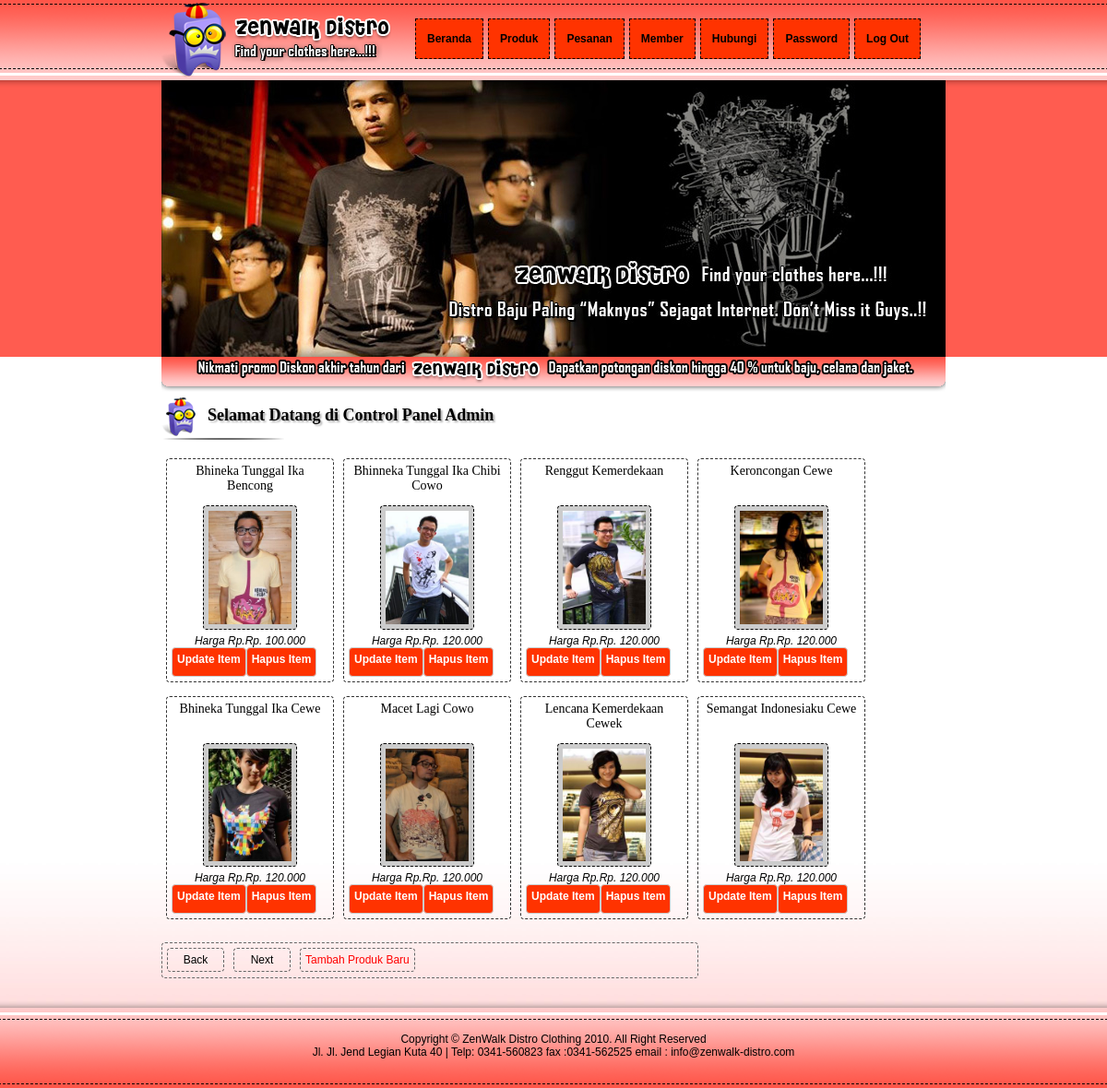
Screenshot of /admin/product.php (signed in) with the database file from the repository.
### tables this page shows
CREATE TABLE IF NOT EXISTS `tbl_barang` (
  `id_barang` int(3) NOT NULL AUTO_INCREMENT,
  `nama_barang` varchar(100) NOT NULL,
  `harga` varchar(100) NOT NULL,
  `gambar` varchar(100) NOT NULL,
  `keterangan` text NOT NULL,
  PRIMARY KEY (`id_barang`)
);

### admin/product.php (the view, shortened to what this page needs)
<?php
if(empty($_SESSION[admin])){
echo "<meta http-equiv='refresh' content='0; url=../index.php'>";
}
else{
?>
<!DOCTYPE html PUBLIC "-//W3C//DTD XHTML 1.0 Transitional//EN" "http://www.w3.org/TR/xhtml1/DTD/xhtml1-transitional.dtd">
<html xmlns="http://www.w3.org/1999/xhtml">
<head>
<link href="../css/style.css" rel="stylesheet" type="text/css" />
<link href="../css/highslide.css" rel="stylesheet" type="text/css" />
</head>
<body>
<div id="menu-atas">
<div id="atas"><div class="logo"><img src="../images/logo.png" /></div>
<div class="menu" id="nav">
	<ul>
    	<li><a href="index.php">Beranda</a></li>
    	<li><a href="product.php">Produk</a></li>
    	<li><a href="pesanan.php">Pesanan</a></li>
    	<li><a href="member.php">Member</a></li>
    	<li><a href="hubungi.php">Hubungi</a></li>
    	<li><a href="password.php">Password</a></li>
    	<li><a href="../logout.php">Log Out</a></li>
	</ul>
</div>
<div id="head">
<div id="imgSShow" align="center"><img src="../images/header.jpg" alt="large image" name="SLIDESIMG" id="SLIDESIMG" style="opacity: 1;"><script type="text/javascript" src="../js/slide-2.js"></script></div>
</div>
<div><img src="../images/bawah-head.png" /></div>
</div>
</div>
<div id="isi">
<div id="judul">Selamat Datang di Control Panel Admin</div>
<?php
$batas=8;
$paging=$_GET['paging'];
if(empty($paging))
	{
	$posisi=0;
	$paging=1;
	}
else{
	$posisi=($paging-1) * $batas;
	}
$query=mysql_query("select * from tbl_barang order by id_barang desc limit $posisi,$batas");
while($r=mysql_fetch_array($query))
{
echo"<div id='sub-barang'><div class='jdl-brg'>$r[nama_barang]</div><img src='../barang/$r[gambar]' width='90' class='gambar'><div id='harga'><i>Harga Rp.$r[harga]</i>
<a href='edit.php?id_barang=$r[id_barang]' onclick=\"return hs.htmlExpand(this, { objectType: 'iframe' } )\"><div  class='submitButton3'>Update Item</div></a><a href='hapus-barang.php?id_barang=$r[id_barang]'><div  class='submitButton3'>Hapus Item</div></a>
</div></div>";
}
echo "<tr><td colspan='2' valign='top' align='center'>";
$query2=mysql_query("select * from tbl_barang");
$jumlah_data=mysql_num_rows($query2);
$jumlah_halaman=ceil($jumlah_data/$batas);
echo"<div id='paging'>";
if (1 != $paging){
	$back=$paging-1;
	echo "<div id='kotak-paging'><a href='product.php?paging=$back'><b>Back</b></a></div>";
	}
	else{
	echo"<div id='kotak-paging'>Back</div>";
	}
if ($paging != $jumlah_halaman){
	$next=$paging+1;
	echo" <div id='kotak-paging'><a href='product.php?paging=$next'>  <b>Next</b></a></div>";
	}
	else
	{
	echo "<div id='kotak-paging'>Next</div>";
	}
echo"<a href='tambah-barang.php'><div id='kotak-tambah'>Tambah Produk Baru</div></a>";
echo"</div>";
?>
</div>
<div id="menu-bawah">
<div id="footer">Copyright © ZenWalk Distro Clothing 2010. All Right Reserved<br />Jl. Jl. Jend Legian Kuta 40 |
Telp: 0341-560823 fax :0341-562525 email : info@zenwalk-distro.com </div>
</div>
</body>
</html>
</body>
<?php
}
?>

### css/style.css (style rules this page uses)
body { margin:0 auto; padding:0; font-family:arial; font-size:12px; background-image:url(../images/bg.jpg); background-repeat:repeat-x; background-position:bottom; background-attachment:fixed; }
#menu-atas { margin:0 auto; position:absolute; padding-top:0px; top: 0; left: 0; right: 0; background-image:url(../images/bg-menu-atas.png); background-color:#FF5C50; background-repeat:repeat-x; height:387px; width:100%; color:#000; }
#menu-bawah { bottom:0; left: 0; right: 0; background-image:url(../images/bg-menu-bawah.png); background-repeat:repeat-x; height:100px; width:100%; color:#000; }
#head { width:850px; height:387px; }
.logo { width:270px; margin-top:-px; padding:0; float:left; }
#atas { width:850px; margin:0 auto; }
#nav ul { display:block; cursor:pointer; padding-left:0px; margin: 0px; }
#nav li { background-color:#FF3300; border:1px dashed #000; margin-top:20px; margin-left:5px; float:left; list-style-type:none; padding: 14px 12px 14px 12px; }
#nav li a { text-decoration:none; color:#000; font-weight:bold; }
#isi { width:850px; margin:0 auto; padding-top:430px; height:650px; }
.submitButton3 { color:#fff; font-size:12px; height:20px; font-weight:bold; -moz-border-radius:4px; -khtml-border-radius: 4px; -webkit-border-radius: 4px; border:1px solid #cccccc; background-color:#FF3300; cursor:pointer; padding:5px; text-align:center; float:left; }
#judul { background-image:url(../images/bg-title.png); background-repeat:no-repeat; height:52px; padding-left:50px; padding-top:10px; font-size:18px; font-weight:bold; text-shadow:2px 2px 2px #B0B0B0; font-family:"Comic Sans MS"; }
#sub-barang { text-align:center; padding:5px; width:170px; float:left; border:1px dashed #333333; -moz-border-radius:4px; -khtml-border-radius: 4px; -webkit-border-radius: 4px; margin:5px 5px 10px 5px; }
.jdl-brg { font-size:14px; height:30px; margin-bottom:10px; font-family:"Comic Sans MS"; }
#footer { width:850px; margin:0 auto; padding-top:40px; text-align:center; }
.gambar { padding:5px; background-color:#CCCCCC; border:1px dashed #000; -moz-border-radius:4px; -khtml-border-radius: 4px; -webkit-border-radius: 4px; margin:5px; }
#paging { width:580px; margin-top:530px; height:37px; border:1px dashed #666666; -moz-border-radius:4px; -khtml-border-radius: 4px; -webkit-border-radius: 4px; }
#paging a { text-align:center; color:#FF9900; text-decoration:none; }
#kotak-paging { text-align:center; margin:5px; padding:5px; width:50px; float:left; border:1px dashed #666666; -moz-border-radius:4px; -khtml-border-radius: 4px; -webkit-border-radius: 4px; }
#kotak-tambah { text-align:center; margin:5px; padding:5px; float:left; border:1px dashed #666666; -moz-border-radius:4px; -khtml-border-radius: 4px; -webkit-border-radius: 4px; }
#isi a { color:#FF0000; text-decoration:none; }

### rows the page displays
tbl_barang: nama_barang "Bhineka Tunggal Ika Bencong", gambar (picture), harga "Rp. 100.000"
tbl_barang: nama_barang "Bhinneka Tunggal Ika Chibi Cowo", gambar (picture), harga "Rp. 120.000"
tbl_barang: nama_barang "Renggut Kemerdekaan", gambar (picture), harga "Rp. 120.000"
tbl_barang: nama_barang "Keroncongan Cewe", gambar (picture), harga "Rp. 120.000"
tbl_barang: nama_barang "Bhineka Tunggal Ika Cewe", gambar (picture), harga "Rp. 120.000"
tbl_barang: nama_barang "Macet Lagi Cowo", gambar (picture), harga "Rp. 120.000"
tbl_barang: nama_barang "Lencana Kemerdekaan Cewek", gambar (picture), harga "Rp. 120.000"
tbl_barang: nama_barang "Semangat Indonesiaku Cewe", gambar (picture), harga "Rp. 120.000"
